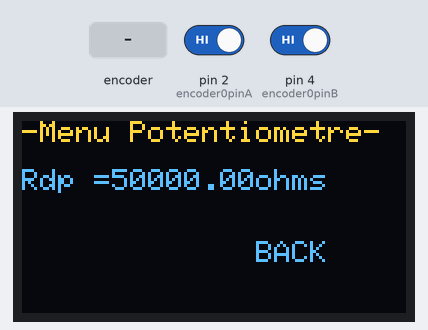
Recording of a sketch running on a simulated Arduino Uno, built with avr-gcc and run on an emulated ATmega328P. Parts: 128×64 one-colour display. The test bench sets the inputs (shaded band); at power-on: pin 2 (encoder0pinA) HIGH, pin 4 (encoder0pinB) HIGH. The OLED is the two-colour kind (top 16 rows yellow); what the sketch prints to the serial monitor is not drawn.

Above: at 2.2 s.
2.3 s: rotary encoder on pin 2 (encoder0pinA) / pin 4 (encoder0pinB) turned 3 steps (first pin leading)
At 3.8 s:
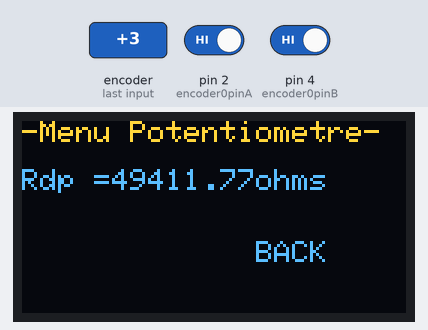
4.4 s: rotary encoder on pin 2 (encoder0pinA) / pin 4 (encoder0pinB) turned 1 step (first pin leading)
At 5.3 s:
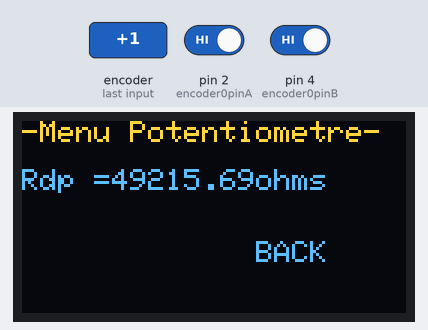
6.1 s: rotary encoder on pin 2 (encoder0pinA) / pin 4 (encoder0pinB) turned 1 step (first pin leading)
At 6.6 s:
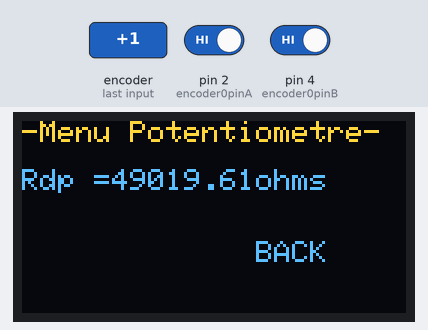
Timing chart, 0 to 9.1 s (numbered marks = the images above; inputs shaded):
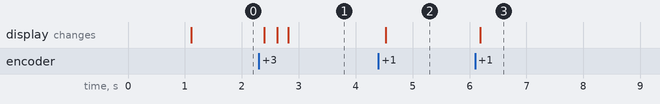

The sketch:

arduino_code_capteur.ino
```cpp
////////////// INCLUSION DES BIBLIOTHEQUES////////////

#include <Adafruit_SSD1306.h>               // Bibliothèque de l'écran OLED
#include <SPI.h>                            // Bibliothèque pour communiquer avec le potentiomètre digital
#include <SoftwareSerial.h>                 // Bibliothèque pour gérer la communication avec l'appareil bluetooth

////////////// DEFINITION VARIABLES ////////////

// Ecran OLED
#define nombreDePixelsEnLargeur 128         // Taille de l'écran OLED, en pixel, au niveau de sa largeur
#define nombreDePixelsEnHauteur 64          // Taille de l'écran OLED, en pixel, au niveau de sa hauteur
#define brocheResetOLED         -1          // Reset de l'OLED partagé avec l'Arduino (d'où la valeur à -1, et non un numéro de pin)
#define adresseI2CecranOLED     0x3C        // Adresse de "mon" écran OLED sur le bus i2c (généralement égal à 0x3C ou 0x3D)
Adafruit_SSD1306 ecranOLED(nombreDePixelsEnLargeur, nombreDePixelsEnHauteur, &Wire, brocheResetOLED);

// IMAGE ECRAN D'ACCUEIL
const unsigned char imageAccueil [] PROGMEM = {
	// 'BIENVENUE SUR LE PROGRAMME DE LOLA ET ADELE(3), 128x64px
  0x00, 0x00, 0x00, 0x00, 0x00, 0x00, 0x00, 0x00, 0x00, 0x00, 0x00, 0x00, 0x00, 0x00, 0x00, 0x00,
	0x00, 0x00, 0x00, 0x00, 0x00, 0x00, 0x00, 0x00, 0x00, 0x00, 0x00, 0x00, 0x00, 0x00, 0x00, 0x00,
	0x00, 0x00, 0x00, 0x00, 0x00, 0x00, 0x00, 0x00, 0x00, 0x00, 0x00, 0x00, 0x00, 0x00, 0x00, 0x00,
	0x00, 0x00, 0x00, 0x00, 0x00, 0x00, 0x00, 0x00, 0x00, 0x00, 0x00, 0x00, 0x00, 0x00, 0x00, 0x00,
	0x00, 0xf8, 0xdf, 0x98, 0xd8, 0xdf, 0xb9, 0x99, 0xdf, 0x83, 0xe6, 0x37, 0xe0, 0x61, 0xf8, 0x00,
	0x00, 0xdc, 0xdf, 0x9c, 0xd9, 0x9f, 0xbd, 0x99, 0xdf, 0x83, 0x76, 0x37, 0xf0, 0x61, 0xf8, 0x00,
	0x00, 0xcc, 0xdf, 0x9e, 0xdd, 0x9f, 0x3d, 0x99, 0xdf, 0x83, 0xc6, 0x37, 0x30, 0x61, 0xf8, 0x00,
	0x00, 0xfc, 0xdf, 0x9f, 0xcd, 0x9f, 0x37, 0x99, 0xdf, 0x81, 0xf6, 0x37, 0xe0, 0x61, 0xf8, 0x00,
	0x00, 0xcc, 0xdc, 0x1b, 0xcf, 0x18, 0x33, 0x99, 0x98, 0x07, 0x37, 0x77, 0x60, 0x61, 0xc0, 0x00,
	0x00, 0xfc, 0xdf, 0x99, 0xc7, 0x1f, 0xb3, 0x9f, 0x9f, 0x83, 0xe3, 0xe7, 0x70, 0x7f, 0xfc, 0x00,
	0x00, 0x00, 0x00, 0x00, 0x00, 0x00, 0x00, 0x00, 0x00, 0x00, 0x00, 0x00, 0x00, 0x00, 0x00, 0x00,
	0x00, 0x00, 0x00, 0x00, 0x00, 0x00, 0x00, 0x00, 0x00, 0x00, 0x00, 0x00, 0x00, 0x00, 0x00, 0x10,
	0x18, 0x30, 0x00, 0x00, 0x00, 0x00, 0x00, 0x00, 0x00, 0x00, 0x00, 0x00, 0x00, 0x00, 0x00, 0x70,
	0x1e, 0xf8, 0x00, 0x00, 0x00, 0x00, 0x00, 0x00, 0x00, 0x00, 0x00, 0x00, 0x00, 0x00, 0x00, 0x60,
	0x07, 0xc0, 0x00, 0x00, 0x00, 0x00, 0x00, 0x00, 0x00, 0x00, 0x00, 0x00, 0x00, 0x00, 0x7c, 0xc0,
	0x03, 0x80, 0x00, 0x00, 0x00, 0x00, 0x00, 0x00, 0x00, 0x00, 0x00, 0x00, 0x00, 0x00, 0x1f, 0xc0,
	0x03, 0x00, 0x00, 0x00, 0x30, 0x18, 0x00, 0x00, 0x00, 0x00, 0x00, 0x00, 0x00, 0x00, 0x03, 0xc0,
	0x03, 0x00, 0x7e, 0xfe, 0xfc, 0x7e, 0x7e, 0x3c, 0xf7, 0xb9, 0xcf, 0xc3, 0xf3, 0xf0, 0x01, 0xc0,
	0x00, 0x00, 0x66, 0xc6, 0xc6, 0xe6, 0x66, 0x3c, 0xf7, 0xbd, 0xcc, 0x03, 0x3b, 0x00, 0x00, 0x80,
	0x00, 0x00, 0x7e, 0xfc, 0xc6, 0xce, 0x7e, 0x6c, 0xd7, 0xbf, 0xcf, 0x83, 0x1b, 0xf0, 0x00, 0x00,
	0x00, 0x00, 0x7c, 0xdc, 0xc6, 0xc6, 0x6c, 0x7e, 0xdf, 0xbe, 0xcc, 0x03, 0x3b, 0x00, 0x00, 0x00,
	0x00, 0x00, 0x60, 0xcc, 0xfe, 0x7e, 0x6e, 0xfe, 0xdf, 0xb6, 0xcf, 0xc3, 0xf3, 0xf0, 0x00, 0x00,
	0x00, 0x00, 0x60, 0xce, 0x38, 0x3a, 0x66, 0xc7, 0xcb, 0xb6, 0xcf, 0xc3, 0xe3, 0xf0, 0x00, 0x00,
	0x00, 0x0e, 0x00, 0x00, 0x00, 0x00, 0x00, 0x00, 0x00, 0x00, 0x00, 0x00, 0x00, 0x03, 0xc3, 0xe0,
	0x00, 0x1c, 0x00, 0x00, 0x00, 0x00, 0x00, 0x00, 0x00, 0x00, 0x00, 0x00, 0x00, 0x03, 0xf7, 0x00,
	0x0c, 0x38, 0x00, 0x00, 0x00, 0x00, 0x00, 0x00, 0x00, 0x00, 0x00, 0x00, 0x00, 0x00, 0x3e, 0x00,
	0x0f, 0xf0, 0x00, 0x00, 0x00, 0x00, 0x00, 0x00, 0x00, 0x00, 0x00, 0x00, 0x00, 0x00, 0x1c, 0x00,
	0x00, 0xf0, 0x00, 0x00, 0x00, 0x00, 0x00, 0x00, 0x00, 0x00, 0x00, 0x00, 0x00, 0x00, 0x08, 0x00,
	0x00, 0x70, 0x00, 0x00, 0x00, 0x00, 0x00, 0x00, 0x00, 0x00, 0x00, 0x00, 0x00, 0x00, 0x00, 0x00,
	0x00, 0x30, 0x06, 0x0f, 0xcc, 0x0e, 0x03, 0xf7, 0xe0, 0x78, 0xf9, 0xfd, 0x83, 0xf0, 0x00, 0x0c,
	0x00, 0x00, 0x06, 0x1c, 0xcc, 0x0f, 0x03, 0x01, 0x80, 0x78, 0xcd, 0xc1, 0x83, 0x00, 0x00, 0x1c,
	0x00, 0x00, 0x06, 0x18, 0xec, 0x1b, 0x03, 0xe1, 0x80, 0x78, 0xcd, 0xf9, 0x83, 0xe0, 0x18, 0x30,
	0x00, 0x00, 0x06, 0x18, 0xec, 0x1b, 0x83, 0x01, 0x80, 0xcc, 0xcd, 0xc1, 0x83, 0x00, 0x1f, 0xb0,
	0x30, 0x00, 0x07, 0xef, 0xcf, 0xff, 0x83, 0xf1, 0x80, 0xfc, 0xfd, 0xfd, 0xfb, 0xf0, 0x01, 0xf0,
	0x38, 0x00, 0x07, 0xe7, 0x8f, 0xf1, 0x83, 0xf1, 0x81, 0xce, 0xf9, 0xfd, 0xfb, 0xf0, 0x00, 0xf0,
	0x1c, 0x00, 0x00, 0x00, 0x00, 0x00, 0x00, 0x00, 0x00, 0x00, 0x00, 0x00, 0x00, 0x00, 0x00, 0x70,
	0x06, 0xf8, 0x00, 0x00, 0x00, 0x00, 0x00, 0x00, 0x00, 0x00, 0x00, 0x00, 0x00, 0x00, 0x00, 0x00,
	0x07, 0xf0, 0x00, 0x00, 0x00, 0x00, 0x00, 0x00, 0x00, 0x00, 0x00, 0x00, 0x00, 0x00, 0x00, 0x03,
	0x07, 0x80, 0x00, 0x00, 0x00, 0x00, 0x00, 0x0c, 0x00, 0x00, 0x1f, 0x80, 0x00, 0x06, 0x00, 0x0f,
	0x07, 0x00, 0x1f, 0x80, 0x03, 0xf8, 0x00, 0x7f, 0x80, 0x00, 0x7f, 0xe0, 0x00, 0x7f, 0xc0, 0x3f,
	0x02, 0x00, 0xff, 0xe0, 0x07, 0xfe, 0x01, 0xff, 0xe0, 0x01, 0xff, 0xf0, 0x01, 0xff, 0xe0, 0x7f,
	0xe0, 0x03, 0xff, 0xfc, 0x1f, 0xff, 0x87, 0xff, 0xf0, 0x03, 0xff, 0xfc, 0x0f, 0xff, 0xf0, 0xff,
	0xf8, 0x0f, 0xff, 0xff, 0xff, 0xff, 0xff, 0xff, 0xfc, 0x0f, 0xff, 0xff, 0xff, 0xff, 0xff, 0xff,
	0xff, 0xff, 0xff, 0xff, 0xff, 0xff, 0xff, 0xff, 0xff, 0xff, 0xff, 0xff, 0xff, 0xff, 0xff, 0xff,
	0xff, 0xff, 0xff, 0xff, 0xff, 0xff, 0xff, 0xff, 0xff, 0xff, 0xff, 0xff, 0xff, 0xff, 0xff, 0xff,
	0xff, 0xff, 0xff, 0xff, 0xff, 0xff, 0xff, 0xff, 0xff, 0xff, 0xff, 0xff, 0xff, 0xff, 0xff, 0xff,
	0xff, 0xff, 0xff, 0xff, 0xff, 0xff, 0xff, 0xff, 0xff, 0xff, 0xff, 0xff, 0xff, 0xff, 0xff, 0xff,
	0xff, 0xff, 0xff, 0xff, 0xff, 0xff, 0xff, 0xff, 0xff, 0xff, 0xff, 0xff, 0xff, 0xff, 0xff, 0xff,
	0xff, 0xff, 0xff, 0xff, 0xff, 0xff, 0xff, 0xff, 0xff, 0xff, 0xff, 0xff, 0xff, 0xff, 0xff, 0xff,
	0xff, 0xff, 0xff, 0xff, 0xff, 0xff, 0xff, 0xff, 0xff, 0xff, 0xff, 0xff, 0xff, 0xff, 0xff, 0xff,
	0xff, 0xff, 0xff, 0xff, 0xff, 0xff, 0xff, 0xff, 0xff, 0xff, 0xff, 0xff, 0xff, 0xff, 0xff, 0xff,
	0xff, 0xff, 0xff, 0xff, 0xff, 0xff, 0xff, 0xff, 0xff, 0xff, 0xff, 0xff, 0xff, 0xff, 0xff, 0xff,
	0xff, 0xff, 0xff, 0xff, 0xff, 0xff, 0xff, 0xff, 0xff, 0xff, 0xff, 0xff, 0xff, 0xff, 0xff, 0xff,
	0xff, 0xff, 0xff, 0xff, 0xff, 0xff, 0xff, 0xff, 0xff, 0xff, 0xff, 0xff, 0xff, 0xff, 0xff, 0xff,
	0xff, 0xff, 0xff, 0xff, 0xff, 0xff, 0xff, 0xff, 0xff, 0xff, 0xff, 0xff, 0xff, 0xff, 0xff, 0xff,
	0xff, 0xff, 0xff, 0xff, 0xff, 0xff, 0xff, 0xff, 0xff, 0xff, 0xff, 0xff, 0xff, 0xff, 0xff, 0xff,
	0xff, 0xff, 0xff, 0xff, 0xff, 0xff, 0xff, 0xff, 0xff, 0xff, 0xff, 0xff, 0xff, 0xff, 0xff, 0xff,
	0xff, 0xff, 0xff, 0xff, 0xff, 0xff, 0xff, 0xff, 0xff, 0xff, 0xff, 0xff, 0xff, 0xff, 0xff, 0xff,
	0xff, 0xff, 0xff, 0xff, 0xff, 0xff, 0xff, 0xff, 0xff, 0xff, 0xff, 0xff, 0xff, 0xff, 0xff, 0xff,
	0xff, 0xff, 0xff, 0xff, 0xff, 0xff, 0xff, 0xff, 0xff, 0xff, 0xff, 0xff, 0xff, 0xff, 0xff, 0xff,
	0xff, 0xff, 0xff, 0xff, 0xff, 0xff, 0xff, 0xff, 0xff, 0xff, 0xff, 0xff, 0xff, 0xff, 0xff, 0xff,
	0xff, 0xff, 0xff, 0xff, 0xff, 0xff, 0xff, 0xff, 0xff, 0xff, 0xff, 0xff, 0xff, 0xff, 0xff, 0xff,
	0xff, 0xff, 0xff, 0xff, 0xff, 0xff, 0xff, 0xff, 0xff, 0xff, 0xff, 0xff, 0xff, 0xff, 0xff, 0xff,
	0xff, 0xff, 0xff, 0xff, 0xff, 0xff, 0xff, 0xff, 0xff, 0xff, 0xff, 0xff, 0xff, 0xff, 0xff, 0xff
};

// Module bluetooth
#define rxPin 8 //Broche 8 en tant que RX, a raccorder sur TX du HC-05
#define txPin 7 //Broche 7 en tant que RX, a raccorder sur TX du HC-05
SoftwareSerial Bluetooth(rxPin ,txPin); //Definition du software serial

// Flex Sensor commercial
const int flexPin = A1;
const float VCC = 5.0;                    // Tension de l'arduino
const float R_DIV = 10000.0;              // resistance pour créer le pont diviseur de tension
const float flatResistance = 36000.0;     // resistance quand le flex est à plat
const float bendResistance = 102000.0;    // resistance quand le flex est courbé à 90 degrés
const float kohm = 0.001;                 //convertit la resistance en kohms (simplifie l'affichage)
char buffer_flex[15];
char tabFlex[15];

//Graphite sensor
const int graphPin = A0;
const float R8 = 100000;
const float R4 = 100000;
float R2 = 50000;               //Valeur du potentiomètre digital à l'initialisation
const float R5 = 10000;
const float Mohm = 0.000001;
char buffer[15];
char tabGraphite[15];


// Digital Potentiometer
#define CSpin 10
#define SDIpin 11
#define SCKpin 13
#define MCP_NOP 0b00000000
#define MCP_WRITE 0b00010001
#define MCP_SHTDWN 0b00100001
const byte address = 0x11;
int pos = 0;                                   // pour déterminer R2 (potentiomètre) (0<pos<255) , plus pos -> 0, plus R2 est grand
int lastA = LOW;

// Rotatory Encoder
#define encoder0pinA 2
#define encoder0pinB 4
#define SWITCHpin 5
volatile unsigned int encoder0Pos = 0;


#define baudrate 9600

void setup() {

  Serial.begin(baudrate);
  Bluetooth.begin(baudrate);

  // Initialisation de l'écran OLED
  if(!ecranOLED.begin(SSD1306_SWITCHCAPVCC, adresseI2CecranOLED)){
    while(1);                                                           // Arrêt du programme (boucle infinie) si échec d'initialisation
  }

  ecranOLED.clearDisplay();                                            // Effaçage de l'intégralité du buffer

  ecranOLED.drawBitmap( 0,0,imageAccueil,nombreDePixelsEnLargeur, nombreDePixelsEnHauteur,WHITE);
  ecranOLED.display();
  delay(1000);
  ecranOLED.clearDisplay();

  // Initialisation pins
  pinMode(rxPin,INPUT);
  pinMode(txPin,OUTPUT);
  pinMode(flexPin, INPUT);
  pinMode(CSpin, OUTPUT);
  pinMode(encoder0pinA,INPUT);
  pinMode(encoder0pinB,INPUT);
  // pinMode(SWITCHpin, INPUT);


  //Potentiometer setup
  digitalWrite(CSpin,HIGH); //SPI chip disabled
  SPI.begin();
  int R2 = digitalPotWrite(pos);

  //Encodeur rotatoire setup
  digitalWrite(encoder0pinA, HIGH);
  digitalWrite(encoder0pinB, HIGH);
  attachInterrupt(0,doEncoder,RISING);

}

//////////////Digital Potentiometer///////////////////////////

float digitalPotWrite (int value){

  digitalWrite(CSpin, LOW);
  SPI.transfer(address);
  SPI.transfer(value);
  digitalWrite(CSpin, HIGH);
  float Rdp = (50000.0 * (255 - value)) / 255.0;
  Serial.println(Rdp);
  return Rdp;
}

///////////////////Measure/////////////////////////////////////////

float flexMeasure() {

  int ADCflex = analogRead(flexPin);                                          // Lit la tension ADC pour calculer la résistance
  float Vflex = ADCflex * VCC / 1024.0;
  float Rflex = (R_DIV * (VCC / Vflex - 1.0))*kohm;
  Serial.println("Resistance : " + String(Rflex) + " kohms");
  float angle = map(Rflex/kohm, flatResistance, bendResistance, 0, 90.0);     // Utilise la résistance calculée pour avoir l'angle
  Serial.println("Bend : " + String(angle) + " degrees");
  Serial.println();
  delay(100);
  return angle;
}

float graphiteMeasure () {

  float V = analogRead(graphPin);
  Serial.println("V =" + String(V));
  float Vadc = V*5.0/1024.0;
  Serial.println("Vadc =" + String(Vadc));
  float Rg = (R8*(1+R4/R2)*(VCC/Vadc)-R8-R5)*kohm;
  Serial.println("Rgraphite ="+ String(Rg) + "kohms");
  delay(200);
  return V;

}

//////////////BLUETOOTH/////////////////////////////

void bluetoothData () {

  float Vgraphite = graphiteMeasure() * 5.0/1024.0;
  float Rg = (R8*(1+R4/R2)*(VCC/Vgraphite)-R8-R5)*kohm;
  float Vflex = analogRead(flexPin) *5.0/1024;
  float Rflex = (R_DIV * (5 / Vflex - 1.0))*kohm;

  dtostrf(Rg, 4, 2, buffer);
  sprintf(tabGraphite, "%s\n", buffer);
  Bluetooth.print(tabGraphite);

  // Serial.println(tabGraphite);
}


/////////////// FONCTIONS DISPLAY MENUS////////////////////
void principalMenu() {

  ecranOLED.clearDisplay();
  ecranOLED.setCursor(0, 0);
  int tailleDeCaractere=1;
  ecranOLED.setTextColor(SSD1306_WHITE, SSD1306_BLACK); // Couleur du texte, et couleur du fond
  ecranOLED.setTextSize(tailleDeCaractere);
  ecranOLED.println("Graphite Sensor");
  ecranOLED.println("Flex Sensor");
  ecranOLED.println("Digital Potentiometer");
  ecranOLED.display();

}

void graphiteMenu(float V) {

  ecranOLED.clearDisplay(); // Effaçage de l'intégralité du buffer
  ecranOLED.setCursor(0, 0);

  int tailleDeCaractere=1;
  float Vadc = V*5.0/1024;

  ecranOLED.setTextColor(SSD1306_WHITE, SSD1306_BLACK); // Couleur du texte, et couleur du fond
  ecranOLED.setTextSize(tailleDeCaractere);
  ecranOLED.println("--Menu GraphSensor--");
  ecranOLED.println();
  ecranOLED.print("Tension =");
  ecranOLED.println(Vadc);
  ecranOLED.print("R =");
  ecranOLED.print((R8*(1+R4/R2)*(VCC/Vadc)-R8-R5)*kohm);
  ecranOLED.println(" kOhm");
  ecranOLED.println();
  ecranOLED.print("             BACK");
  ecranOLED.display(); // Transfert le buffer à l'écran
  delay(200);
  ecranOLED.clearDisplay();
  ecranOLED.setCursor(0, 0);
}

void flexMenu(float angle) {

  int ADCflex = analogRead(flexPin);
  float Vflex = ADCflex * VCC / 1023.0;
  int tailleDeCaractere=1;

  ecranOLED.clearDisplay();
  ecranOLED.setCursor(0, 0);

  ecranOLED.setTextColor(SSD1306_WHITE, SSD1306_BLACK); // Couleur du texte, et couleur du fond
  ecranOLED.setTextSize(tailleDeCaractere);
  ecranOLED.println(" --Menu FlexSensor--");
  ecranOLED.println();
  ecranOLED.print("R=");
  ecranOLED.println(String((R_DIV * (VCC / Vflex - 1.0))*kohm) +"Kohms");
  ecranOLED.print("Angle =");
  ecranOLED.println(String(angle) + "degrees");
  ecranOLED.println();
  ecranOLED.print("             BACK");

  delay(500);
  ecranOLED.display();
}

void potMenu(float Rdp) {

  ecranOLED.clearDisplay();
  ecranOLED.setCursor(0, 0);
  int tailleDeCaractere = 1;

  ecranOLED.setTextColor(SSD1306_WHITE, SSD1306_BLACK); // Couleur du texte, et couleur du fond
  ecranOLED.setTextSize(tailleDeCaractere);
  ecranOLED.println("-Menu Potentiometre-");
  ecranOLED.println();
  ecranOLED.print("Rdp =");                           //Résistance choisie pour le potentiomètre digital
  ecranOLED.println(String(Rdp)+"ohms");
  ecranOLED.println();
  ecranOLED.println();
  ecranOLED.print("             BACK");

  ecranOLED.display();

}
//////////////////////////////////////////////////////////////////////////////

///////////////////////// Encodeur Rotatoire //////////////////////////////////

void doEncoder() {

  int currentA = digitalRead(encoder0pinA);
  if (currentA != lastA && currentA == HIGH) {
    if (digitalRead(encoder0pinB) == LOW) {
      pos++;                                    // sens horaire
    } else {
      pos--;                                    // sens anti-horaire
    }
  }
    // Limites
  if (pos > 255) pos = 255;
  if (pos < 0) pos = 0;
  lastA = currentA;
}

////////////////////////////////////////////////////////////////////////////////

void loop() {

doEncoder();

// graphiteMenu(graphiteMeasure());
// delay(5000);
// flexMenu(flexMeasure());
// delay(5000);
potMenu(digitalPotWrite(pos));
// delay(5000);
// bluetoothData();

}
```

Measured:
- after the input at 2.3 s, the display: first changes after 0.09 s (image 1 shows a later state)
- after the input at 4.4 s, the display: changes after 0.12 s (image 2)
- after the input at 6.1 s, the display: changes after 0.09 s (image 3)
